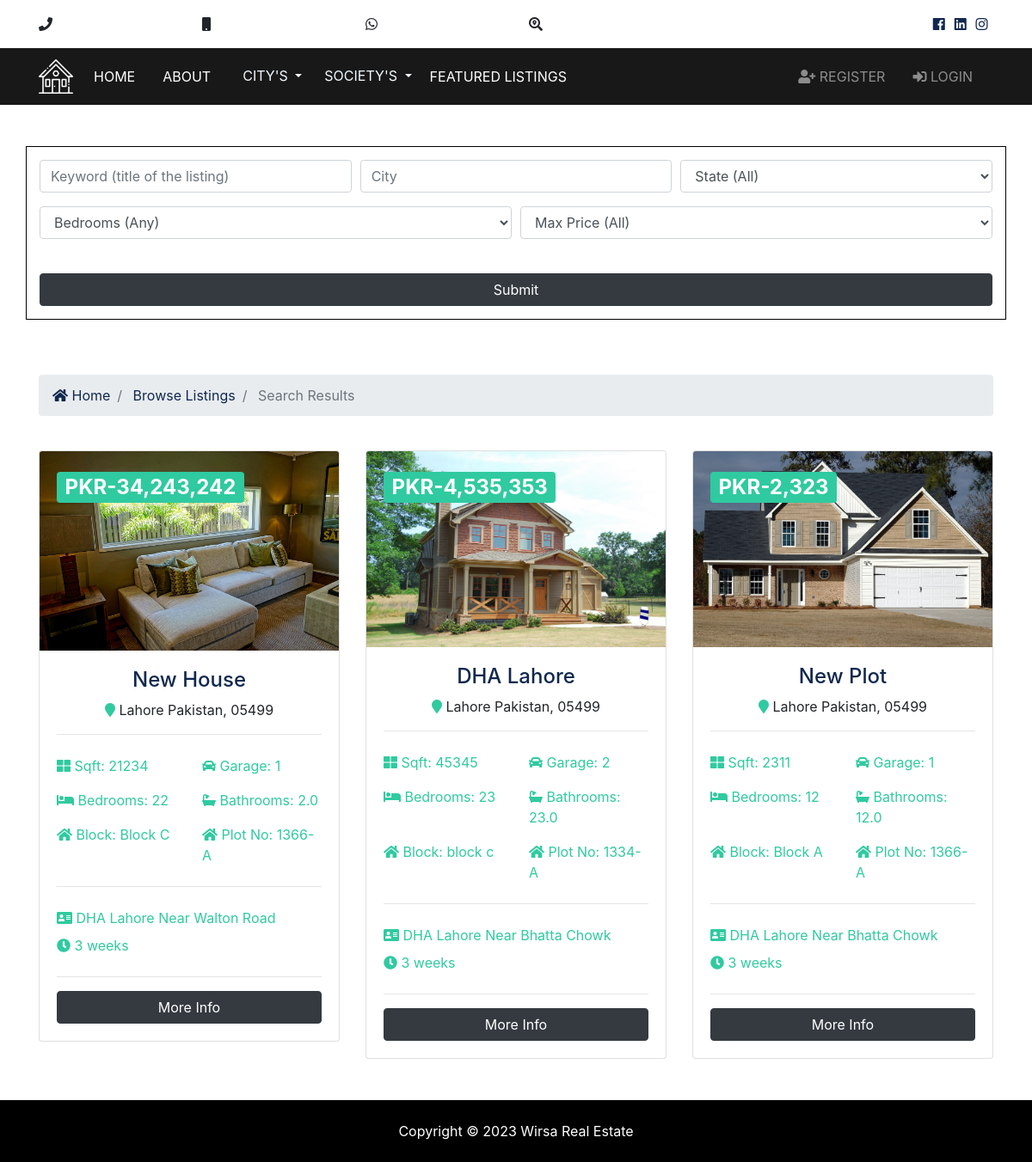
The page /listings/search on the database its author committed.
### listings/models.py (models this page shows, shortened)
class Listing(models.Model):
    socity_phase_sector = models.ForeignKey(Socity_phase_Sector, on_delete=models.CASCADE, default=None)
    title = models.CharField(max_length=200)
    address = models.CharField(max_length=200, null=True)
    block = models.CharField(max_length=200, null=True)
    plot_no = models.CharField(max_length=200, null=True)
    description = RichTextField(blank=True, null=True)
    video_url = models.CharField(max_length=1000, null=True)
    price = models.IntegerField(null=True)
    bedrooms = models.IntegerField(null=True)
    bathrooms = models.DecimalField(max_digits=4, decimal_places=1, null=True)
    garage = models.IntegerField(default=0)
    square_foot = models.IntegerField(null=True)
    plot_size = models.DecimalField(max_digits=5, decimal_places=1, null=True)
    photo_main = models.ImageField(upload_to='photos/%Y/%m/%d/', blank=True)
    photo_1 = models.ImageField(upload_to='photos/%Y/%m/%d/', blank=True)
    photo_2 = models.ImageField(upload_to='photos/%Y/%m/%d/', blank=True)
    photo_3 = models.ImageField(upload_to='photos/%Y/%m/%d/', blank=True)
    photo_4 = models.ImageField(upload_to='photos/%Y/%m/%d/', blank=True)
    photo_5 = models.ImageField(upload_to='photos/%Y/%m/%d/', blank=True)
    photo_6 = models.ImageField(upload_to='photos/%Y/%m/%d/', blank=True)
    is_published = models.BooleanField(default=True)
    list_date = models.DateTimeField(default=datetime.now, blank=True)
    created_at = models.DateTimeField(auto_now_add=True, blank=True)
    updated_at = models.DateTimeField(auto_now=True, blank=True)
    class Meta:
        verbose_name = "18. Plot Listing"

class Socity_phase_Sector(models.Model):
    society = models.ForeignKey(Society, on_delete=models.CASCADE, default=None)
    society_phase = models.ForeignKey(Socity_phase, on_delete=models.CASCADE)
    society_sector = models.ForeignKey(Socity_Sector, on_delete=models.CASCADE)
    is_published = models.BooleanField(default=True)
    list_date = models.DateTimeField(default=datetime.now, blank=True)
    created_at = models.DateTimeField(auto_now_add=True, blank=True)
    updated_at = models.DateTimeField(auto_now=True, blank=True)
    class Meta:
        verbose_name = "17. Society Phase and Sector"
        unique_together = ('society', 'society_phase','society_sector')

class Society(models.Model):
    city = models.ForeignKey(city, on_delete=models.CASCADE)
    title = models.CharField(max_length=200)
    address = models.CharField(max_length=200)
    state = models.CharField(max_length=100)
    zipcode = models.CharField(max_length=20)
    photo_main = models.ImageField(upload_to='photos/%Y/%m/%d/')
    description = RichTextField(blank=True, null=True)
    is_published = models.BooleanField(default=True)
    list_date = models.DateTimeField(default=datetime.now, blank=True)
    created_at= models.DateTimeField(auto_now_add=True, blank=True)
    updated_at= models.DateTimeField(auto_now=True, blank=True)
    class Meta:
        verbose_name = "02. Society Name"

class city(models.Model):
    title = models.CharField(max_length=200, unique=True)
    photo_main = models.ImageField(upload_to='photos/%Y/%m/%d/')
    is_published = models.BooleanField(default=True)
    list_date = models.DateTimeField(default=datetime.now, blank=True)
    created_at = models.DateTimeField(auto_now_add=True, blank=True)
    updated_at = models.DateTimeField(auto_now=True, blank=True)
    def __str__(self):
        return self.title
    class Meta:
        verbose_name = "01. Society City"

### listings/views.py (the view)
# urls.py: path('search', views.search, name='search'),
def search(request):
  queryset_list = Listing.objects.order_by('-list_date').filter(is_published=True)
  city_data = city.objects.order_by('-list_date').filter(is_published=True)
  society_dropdown = Society.objects.order_by('-list_date').filter(is_published=True)
  if 'keywords' in request.GET:
    keywords = request.GET['keywords']
    if keywords:
      queryset_list = queryset_list.filter(title__icontains=keywords)
  if 'city' in request.GET:
    city1 = request.GET.get('city')
    if city1:
      queryset_list = queryset_list.filter(socity_phase_sector__society__city__title__contains=city1)
  if 'state' in request.GET:
    state = request.GET['state']
    if state:
      queryset_list = queryset_list.filter(socity_phase_sector__society__state__contains=state)
  if 'bedrooms' in request.GET:
    bedrooms = request.GET['bedrooms']
    if bedrooms:
      queryset_list = queryset_list.filter(bedrooms__lte=bedrooms)
  if 'price' in request.GET:
    price = request.GET['price']
    if price:
      queryset_list = queryset_list.filter(price__lte=price)
  context = {
    'city_dropdown': city_data,
    'society_dropdowns': society_dropdown,
    'state_choices': state_choices,
    'bedroom_choices': bedroom_choices,
    'price_choices': price_choices,
    'listings': queryset_list,
    'values': request.GET
  }
  return render(request, 'listings/search.html', context)

### templates/listings/search.html (shortened to what this page needs)
{% extends 'base.html' %}
{% load humanize %}
{% load static %}
{% block content %}
<section id="showcase-inner" class="showcase-search text-dark py-5">
    <div class="container" style="border: 1px solid black; padding-bottom: 15px; padding-top: 15px;">
      <div class="row text-center">
        <div class="col-md-12">
          <form action="{% url 'search' %}">
            <div class="form-row">
              <div class="col-md-4 mb-3">
                <input type="text" name="keywords" class="form-control" placeholder="Keyword (title of the listing)" value="{{ values.keywords }}">
              </div>
              <div class="col-md-4 mb-3">
                <input type="text" name="city" class="form-control" placeholder="City" value="{{ values.city }}">
              </div>
              <div class="col-md-4 mb-3">
                <select name="state" class="form-control">
                  <option selected="true" disabled="disabled">State (All)</option>
                </select>
              </div>
            </div>
            <div class="form-row">
              <div class="col-md-6 mb-3">
                <select name="bedrooms" class="form-control">
                  <option selected="true" disabled="disabled">Bedrooms (Any)</option>
                </select>
              </div>
              <div class="col-md-6 mb-3">
                <select name="price" class="form-control">
                  <option selected="true" disabled="disabled">Max Price (All)</option>
                </select>
              </div>
            </div>
            <button class="btn btn-dark btn-block mt-4" type="submit">Submit</button>
          </form>
        </div>
      </div>
    </div>
  </section>
  <section id="bc" class="mt-3">
    <div class="container">
      <nav aria-label="breadcrumb">
        <ol class="breadcrumb">
          <li class="breadcrumb-item">
            <a href="{% url 'index' %}">
              <i class="fas fa-home"></i> Home</a>
          </li>
          <li class="breadcrumb-item">
            <a href="{% url 'listings' %}">Browse Listings</a>
          </li>
          <li class="breadcrumb-item active"> Search Results</li>
        </ol>
      </nav>
    </div>
  </section>
  <section id="listings" class="py-4">
    <div class="container">
      <div class="row">
        {% if listings %}
          {% for listing in listings %}
          <div class="col-md-6 col-lg-4 mb-4">
              <div class="card listing-preview">
                <img class="card-img-top" src="{{ listing.photo_main.url }}" alt="">
                <div class="card-img-overlay">
                  <h2>
                    <span class="badge badge-secondary text-white">PKR-{{ listing.price | intcomma }}</span>
                  </h2>
                </div>
                <div class="card-body">
                  <div class="listing-heading text-center">
                    <h4 class="text-primary">{{ listing.title }}</h4>
                    <p>
                      <i class="fas fa-map-marker text-secondary"></i> {{ listing.socity_phase_sector.society.city }} {{ listing.socity_phase_sector.society.state }}, {{ listing.socity_phase_sector.society.zipcode }}</p>
                  </div>
                  <hr>
                  <div class="row py-2 text-secondary">
                    <div class="col-6">
                      <i class="fas fa-th-large"></i> Sqft: {{ listing.square_foot }}</div>
                    <div class="col-6">
                      <i class="fas fa-car"></i> Garage: {{ listing.garage }}</div>
                  </div>
                  <div class="row py-2 text-secondary">
                    <div class="col-6">
                      <i class="fas fa-bed"></i> Bedrooms: {{ listing.bedrooms }}</div>
                    <div class="col-6">
                      <i class="fas fa-bath"></i> Bathrooms: {{ listing.bathrooms }}</div>
                  </div>
                                                          <div class="row py-2 text-secondary">
                    <div class="col-6">
                      <i class="fas fa-home"></i> Block: {{ listing.block }}</div>
                    <div class="col-6">
                      <i class="fas fa-home"></i> Plot No: {{ listing.plot_no }}</div>
                  </div>
                  <hr>
                                                          <div class="row py-2 text-secondary">
                    <div class="col-12">
                      <i class="fas fa-address-card"></i> {{ listing.address }}</div>
                  </div>
                  <div class="row text-secondary pb-2">
                    <div class="col-12">
                      <i class="fas fa-clock"></i> {{ listing.list_date | timesince }}</div>
                  </div>
                  <hr>
                  <a href="{% url 'listing' listing.id %}" class="btn btn-dark btn-block">More Info</a>
                </div>
              </div>
            </div>
          {% endfor %}
        {% else %}
          <div class="col-md-12">
            <p>No Listings Available</p>
          </div>
        {% endif %}
      </div>
    </div>
  </section>
  {% endblock %}

### realestate/static/css/all.css (style rules this page uses)
.fa, .fas, .far, .fal, .fab { -moz-osx-font-smoothing: grayscale; -webkit-font-smoothing: antialiased; display: inline-block; font-style: normal; font-variant: normal; text-rendering: auto; line-height: 1; }
.fa-address-card:before { content: "\f2bb"; }
.fa-bath:before { content: "\f2cd"; }
.fa-bed:before { content: "\f236"; }
.fa-car:before { content: "\f1b9"; }
.fa-clock:before { content: "\f017"; }
.fa-home:before { content: "\f015"; }
.fa-map-marker:before { content: "\f041"; }
.fa-th-large:before { content: "\f009"; }
.fa, .fas { font-family: 'Font Awesome 5 Free'; font-weight: 900; }

### realestate/static/css/style.css (style rules this page uses)
img { width: 100%; }
#showcase-inner { background: url(../img/building.jpg) no-repeat top center fixed/cover; position: relative; overflow: hidden; min-height: 200px; }
#showcase-inner::before { content: ''; position: absolute; top: 0; left: 0; min-height: 100%; width: 100%; }
#showcase-inner.showcase-search { min-height: 270px; }
.listing-preview a { position: relative; }

### rows shown on the page
Listing: photo_main (picture), price "34,243,242", title "New House", socity_phase_sector.society.city "Lahore", socity_phase_sector.society.state "Pakistan", socity_phase_sector.society.zipcode "05499", square_foot "21234", garage "1", bedrooms "22", bathrooms "2.0", block "Block C", plot_no "1366-A", address "DHA Lahore Near Walton Road", list_date "3 weeks"
Listing: photo_main (picture), price "4,535,353", title "DHA Lahore", socity_phase_sector.society.city "Lahore", socity_phase_sector.society.state "Pakistan", socity_phase_sector.society.zipcode "05499", square_foot "45345", garage "2", bedrooms "23", bathrooms "23.0", block "block c", plot_no "1334-A", address "DHA Lahore Near Bhatta Chowk", list_date "3 weeks"
Listing: photo_main (picture), price "2,323", title "New Plot", socity_phase_sector.society.city "Lahore", socity_phase_sector.society.state "Pakistan", socity_phase_sector.society.zipcode "05499", square_foot "2311", garage "1", bedrooms "12", bathrooms "12.0", block "Block A", plot_no "1366-A", address "DHA Lahore Near Bhatta Chowk", list_date "3 weeks"
